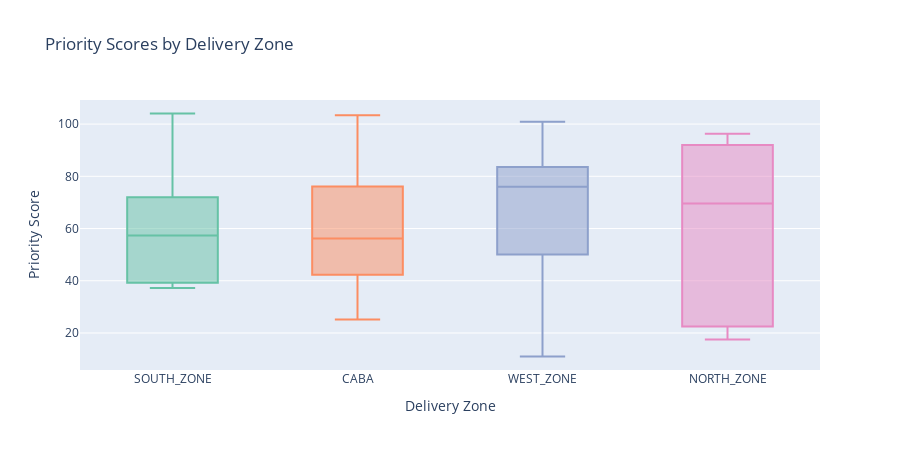

Notebook source saved alongside this figure:
### Code cell
# 4. Scores by Zone (Box Plot)
fig = px.box(
    scores_full_df[~scores_full_df['is_mandatory']],
    x='delivery_zone_id',
    y='final_score',
    color='delivery_zone_id',
    title='Priority Scores by Delivery Zone',
    labels={
        'delivery_zone_id': 'Delivery Zone',
        'final_score': 'Priority Score'
    },
    color_discrete_sequence=px.colors.qualitative.Set2
)

fig.update_layout(height=450, showlegend=False)
fig.show()

### Figure 1 — Plotly figure (JSON) as saved in the notebook; plotly's stock layout.template omitted (floating-point values rounded to 4 significant figures)
{"data": [{"alignmentgroup": "True", "hovertemplate": "Delivery Zone=%{x}<br>Priority Score=%{y}<extra></extra>", "legendgroup": "SOUTH_ZONE", "marker": {"color": "rgb(102,194,165)"}, "name": "SOUTH_ZONE", "notched": false, "offsetgroup": "SOUTH_ZONE", "orientation": "v", "showlegend": true, "type": "box", "x": ["SOUTH_ZONE", "SOUTH_ZONE", "SOUTH_ZONE", "SOUTH_ZONE", "SOUTH_ZONE", "SOUTH_ZONE"], "x0": " ", "xaxis": "x", "y": [104.0, 71.98, 65.58, 49.15, 39.22, 37.24], "y0": " ", "yaxis": "y"}, {"alignmentgroup": "True", "hovertemplate": "Delivery Zone=%{x}<br>Priority Score=%{y}<extra></extra>", "legendgroup": "CABA", "marker": {"color": "rgb(252,141,98)"}, "name": "CABA", "notched": false, "offsetgroup": "CABA", "orientation": "v", "showlegend": true, "type": "box", "x": ["CABA", "CABA", "CABA", "CABA", "CABA", "CABA", "CABA", "CABA", "CABA"], "x0": " ", "xaxis": "x", "y": [103.4, 83.62, 73.55, 57.84, 56.23, 46.36, 42.5, 41.53, 25.2], "y0": " ", "yaxis": "y"}, {"alignmentgroup": "True", "hovertemplate": "Delivery Zone=%{x}<br>Priority Score=%{y}<extra></extra>", "legendgroup": "WEST_ZONE", "marker": {"color": "rgb(141,160,203)"}, "name": "WEST_ZONE", "notched": false, "offsetgroup": "WEST_ZONE", "orientation": "v", "showlegend": true, "type": "box", "x": ["WEST_ZONE", "WEST_ZONE", "WEST_ZONE", "WEST_ZONE", "WEST_ZONE", "WEST_ZONE", "WEST_ZONE", "WEST_ZONE", "WEST_ZONE", "WEST_ZONE", "WEST_ZONE", "WEST_ZONE", "WEST_ZONE", "WEST_ZONE", "WEST_ZONE", "WEST_ZONE"], "x0": " ", "xaxis": "x", "y": [100.9, 96.54, 89.92, 87.04, 80.12, 78.31, 78.09, 76.46, 75.58, 68.19, 66.15, 52.6, 47.45, 43.84, 28.95, 11.0], "y0": " ", "yaxis": "y"}, {"alignmentgroup": "True", "hovertemplate": "Delivery Zone=%{x}<br>Priority Score=%{y}<extra></extra>", "legendgroup": "NORTH_ZONE", "marker": {"color": "rgb(231,138,195)"}, "name": "NORTH_ZONE", "notched": false, "offsetgroup": "NORTH_ZONE", "orientation": "v", "showlegend": true, "type": "box", "x": ["NORTH_ZONE", "NORTH_ZONE", "NORTH_ZONE", "NORTH_ZONE", "NORTH_ZONE"], "x0": " ", "xaxis": "x", "y": [96.28, 90.5, 69.58, 24.18, 17.5], "y0": " ", "yaxis": "y"}], "layout": {"boxmode": "overlay", "height": 450, "legend": {"title": {"text": "Delivery Zone"}, "tracegroupgap": 0}, "showlegend": false, "title": {"text": "Priority Scores by Delivery Zone"}, "xaxis": {"anchor": "y", "categoryarray": ["SOUTH_ZONE", "CABA", "WEST_ZONE", "NORTH_ZONE"], "categoryorder": "array", "domain": [0, 1], "title": {"text": "Delivery Zone"}}, "yaxis": {"anchor": "x", "domain": [0, 1], "title": {"text": "Priority Score"}}}}
